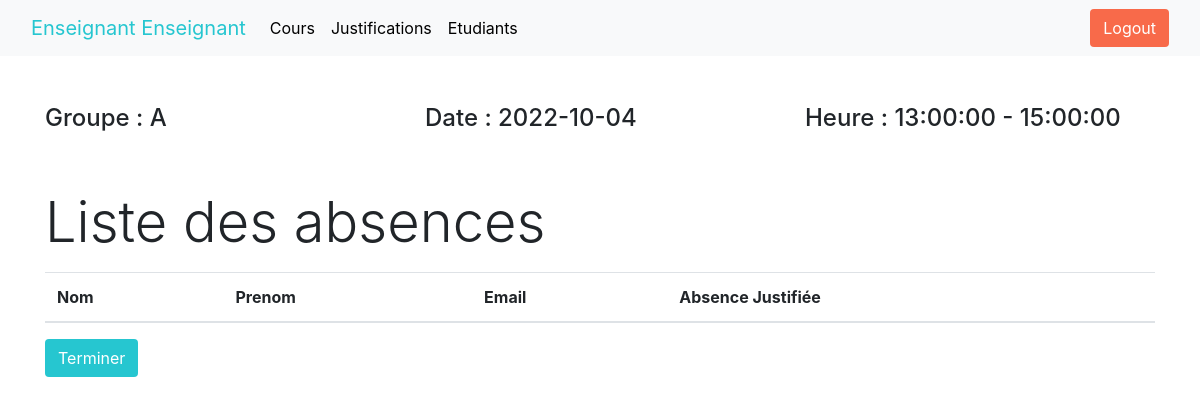
Screenshot of /absents.php?id=4 (signed in) with the database file from the repository.
### tables this page shows
CREATE TABLE IF NOT EXISTS `cour` (
  `idCour` INT auto_increment NOT NULL,
  `date` date NOT NULL,
  `heurDebut` time NOT NULL,
  `heurFin` time NOT NULL,
  `status` enum('terminer','pasEncore','remplacer'),
  `idEnseignant` INT NOT NULL,
  `idGroupe` INT NOT NULL,
  PRIMARY KEY (`idcour`, `idEnseignant`, `idGroupe`),
  CONSTRAINT `fk_cour_Enseignant1`
    FOREIGN KEY (`idEnseignant`)
    REFERENCES `Enseignant` (`idEnseignant`),
  CONSTRAINT `fk_cour_groupe1`
    FOREIGN KEY (`idGroupe`)
    REFERENCES `groupe` (`idGroupe`)
    );

CREATE TABLE IF NOT EXISTS `Groupe` (
  `idGroupe` INT auto_increment NOT NULL ,
  `nom` VARCHAR(45) NOT NULL,
  PRIMARY KEY (`idGroupe`));

### absents.php (the view, shortened to what this page needs)
<?php
include 'db_cnx.php';
include 'main.php';
if ( isset($_SESSION['idUser']) && isset($_SESSION['userEmail'])) {
    if (isset($_GET['id'])) {
    $cour = $cnx->prepare("SELECT g.nom,g.idGroupe,c.date,c.heurDebut,c.heurFin FROM cour c join Groupe g ON c.idGroupe = g.idGroupe WHERE c.idCour=?");
    $cour->execute([$_GET['id']]);
    $cour = $cour->fetch(PDO::FETCH_ASSOC);
?>
<!DOCTYPE html>
<html lang="en">
<head>
    <link rel="stylesheet" href="https://cdn.jsdelivr.net/npm/bootstrap@4.4.1/dist/css/bootstrap.min.css">
    <link rel="stylesheet" href="https://cdn.jsdelivr.net/npm/bootstrap-icons@1.9.1/font/bootstrap-icons.css">
</head>
<body>
    <div class="container pt-5 pb-5">
    <div class="row pb-5">
  <div class="col-4"><h4>Groupe : <?=$cour['nom']?></h4></div>
  <div class="col-4"><h4>Date : <?=$cour['date']?></h4></div>
  <div class="col-4"><h4>Heure : <?=$cour['heurDebut']?> - <?=$cour['heurFin']?> </h4></div>
</div>
<div class="row"><div class="col-6"><h1 class="pb-2 display-4">Liste des absences</h1></div></div>
 <table class="table table-striped">
 <form action="" method="POST">
  <thead>
    <tr>
      <th scope="col">Nom</th>
      <th scope="col">Prenom</th>
      <th scope="col">Email</th>
      <th scope="col" class="text-end">Absence Justifiée</th>
    </tr>
  </thead>
  </form>
</table>
<button type="button" class="btn"  data-toggle="modal" data-target="#groupeModal" style="background-color:#26C6D0; color:#fff;">
  Terminer
</button>
</div>
</body>
</html>
<?php
    }
}else{
    header("Location: login.php");
}
?>

### rows the page displays
cour: idGroupe.nom "A", date "2022-10-04", heurDebut "13:00:00", heurFin "15:00:00"

### other values shown
$_SESSION['userFullName'] "Enseignant Enseignant"
